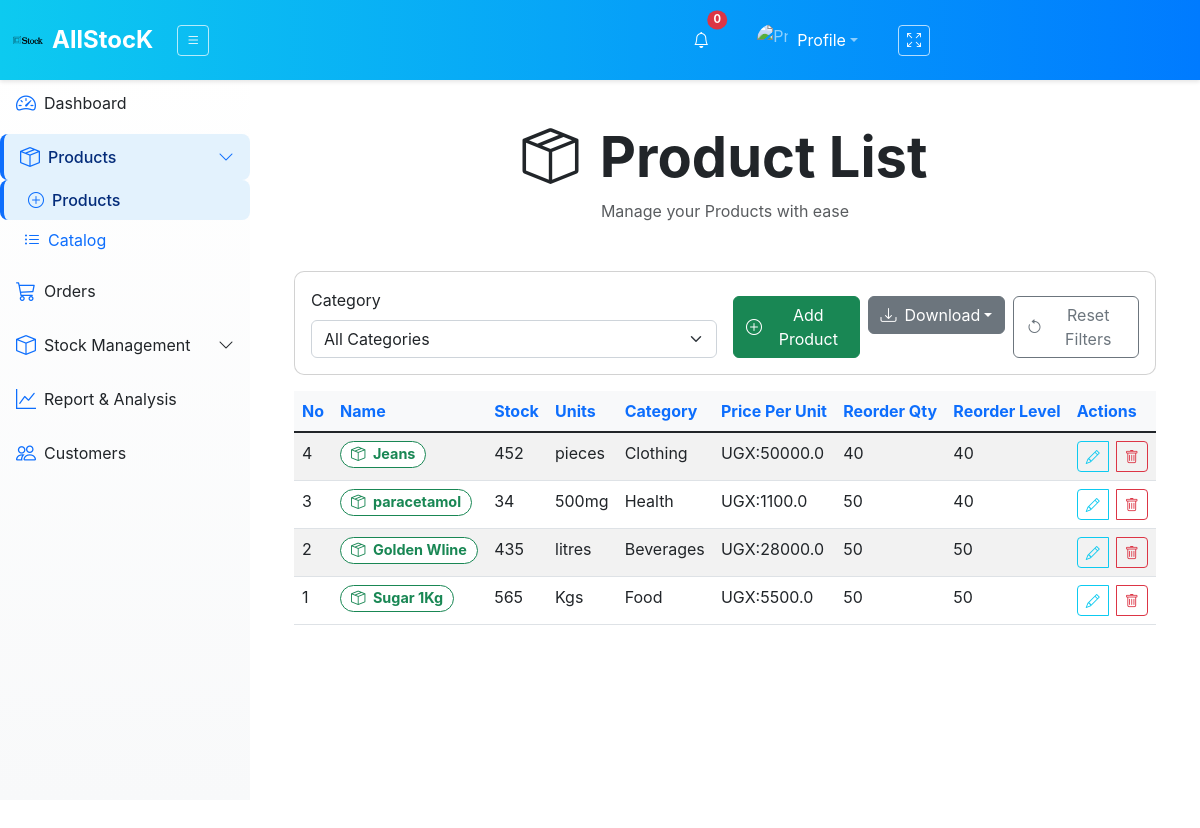
/products/, run on an earlier commit of the app's database.
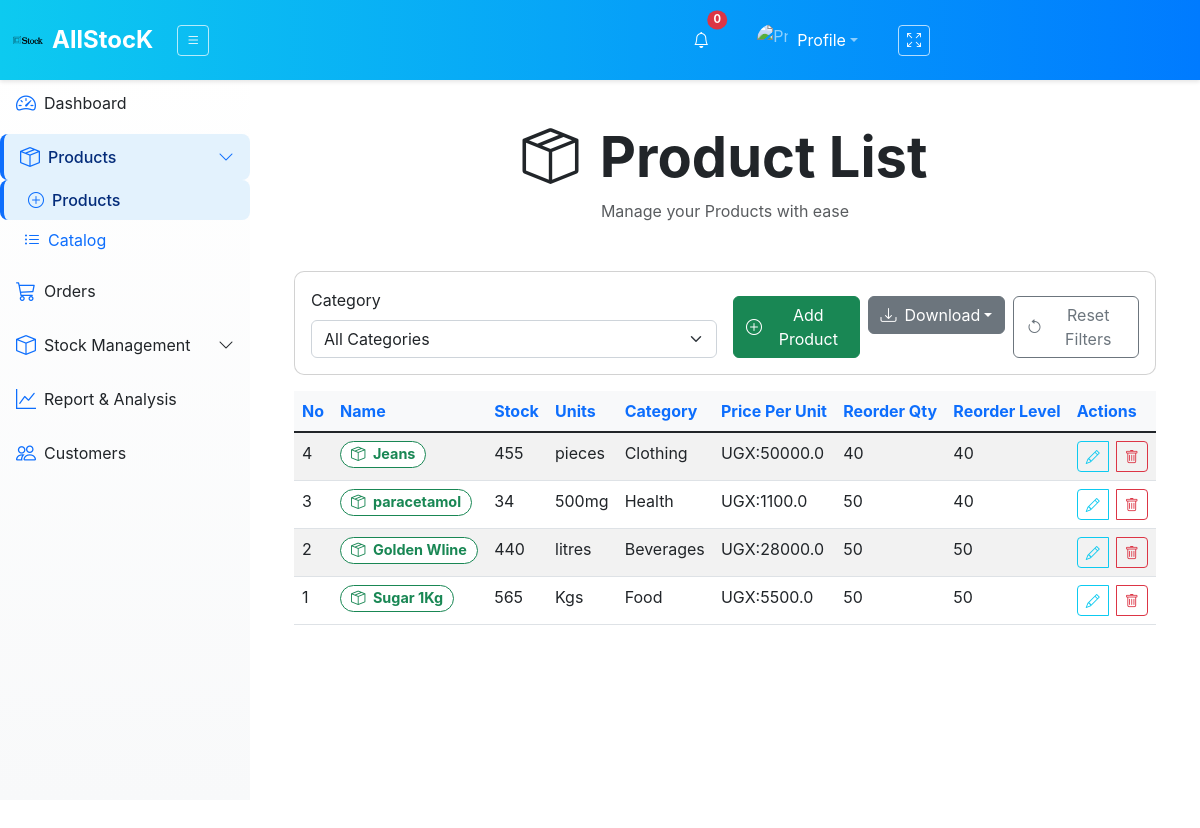
And on a later commit of the database.
### inventory_sys/models.py (models this page shows, shortened)
class Product(models.Model):
    product_id = models.AutoField(primary_key=True)
    name = models.CharField(max_length=100, unique=True)
    category = models.ForeignKey('Category', on_delete=models.CASCADE)
    selling_price = models.FloatField()
    units = models.CharField(max_length=50, default='pcs')
    quantity_in_stock = models.IntegerField(default=0)
    reorder_quantity = models.PositiveIntegerField(default=0)
    reorder_level = models.PositiveIntegerField(default=0)

class Category(models.Model):
    name = models.CharField(max_length=255, unique=True)
    description = models.TextField(blank=True, null=True)
    category_type = models.CharField(max_length=20, choices=CATEGORY_TYPES, default='finished_goods')
    created_at = models.DateTimeField(auto_now_add=True)

### inventory_sys/views.py (the view, shortened to what this page needs)
# urls.py: path('products/', views.product_list, name='product_list'),
def product_list(request):
    categories = Category.objects.all()
    stocks = Stock.objects.all()
    category_id = request.GET.get('category', '')
    search_query = request.GET.get('search', '').strip()
    products = Product.objects.all().order_by('-product_id')
    if category_id:
        products = products.filter(category_id=category_id)
    if search_query:
        products = products.filter(
            Q(name__icontains=search_query) | Q(product_id__icontains=search_query)
        )
    paginator = Paginator(products, 10)
    page_number = request.GET.get('page')
    page_obj = paginator.get_page(page_number)
    context = {
        'page_obj': page_obj,
        'stocks': stocks,
        'categories': categories,
        'category_id': category_id,
        'search_query': search_query,
    }
    return render(request, 'InvApp/product_list.html', context)

### inventory_sys/templates/InvApp/product_list.html (shortened to what the changed rows need)
{% extends "InvApp/layout.html" %}
{% block content %}
    <div class="container-fluid py-5  min-vh-100">
        <div class="text-center mb-5">
            <h1 class="display-4 fw-bold text-dark"><i class="bi bi-box-seam me-2"></i> Product List</h1>
        </div>
    <div class="table-responsive mt-3">
        <table id="example" class="table table-striped" style="width:100%">
            <thead class="table-light">
                <tr>
                    <th>No</th>
                    <th>Name</th>
                    <th>Stock</th>
                    <th>Units</th>
                    <th>Category</th>
                    <th>Price Per Unit</th>
                    <th>Reorder Qty</th>
                    <th>Reorder Level</th>
                    <th>Actions</th>
                </tr>
            </thead>
            <tbody class="table-group-divider fs-6">
                {% for product in page_obj %}
                <tr>
                    <td>{{ product.product_id }}</td>
                    <td>
                        <a href="{% url 'product_history' product.product_id %}" title="View Full History" class="text-decoration-none">
                            <span class="badge border border-success text-success bg-white rounded-pill">
                                <i class="bi bi-box-seam me-1"></i> {{ product.name }}
                            </span>
                        </a>
                    </td>
                    <td>{{ product.quantity_in_stock }}</td>
                    <td>{{ product.units }}</td>
                    <td>{{ product.category.name }}</td>
                    <td>UGX:{{ product.selling_price }}</td>
                    <td>{{ product.reorder_quantity }}</td>
                    <td>{{ product.reorder_level }}</td>
                    <td>
                        <div class="btn-group gap-2">
                            <button type="button" class="btn btn-outline-info btn-sm" data-bs-toggle="modal" data-bs-target="#updateProductModal{{ product.product_id }}" title="Edit Product">
                                <i class="bi bi-pencil"></i>
                            </button>
                            <button type="button" class="btn btn-outline-danger btn-sm" data-bs-toggle="modal" data-bs-target="#deleteProductModal{{ product.product_id }}" title="Delete Product">
                                <i class="bi bi-trash"></i>
                            </button>
                        </div>
                    </td>
                </tr>
                {% endfor %}
            </tbody>
        </table>
    </div>
</div>
{% endblock %}

What changed in the data, as far as the page shows it:
changed Product "pieces": quantity_in_stock "452" → "455"
changed Product "litres": quantity_in_stock "435" → "440"
